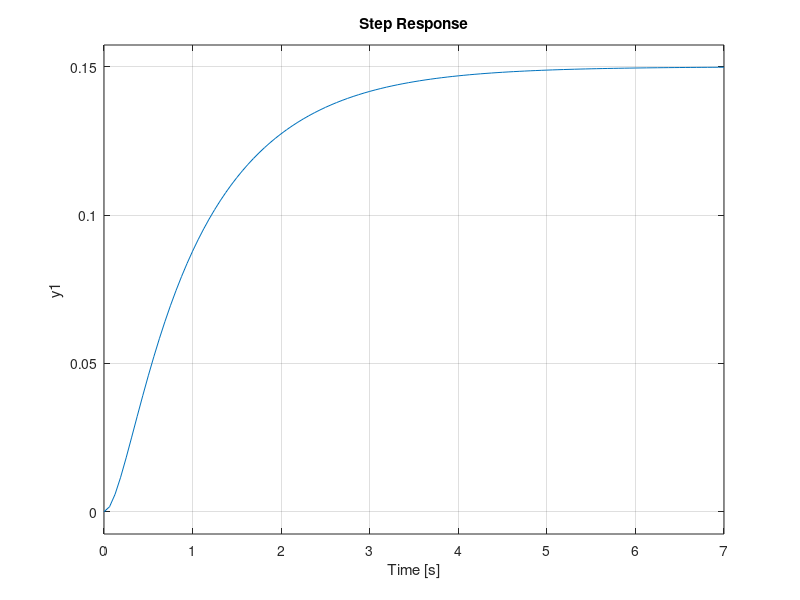
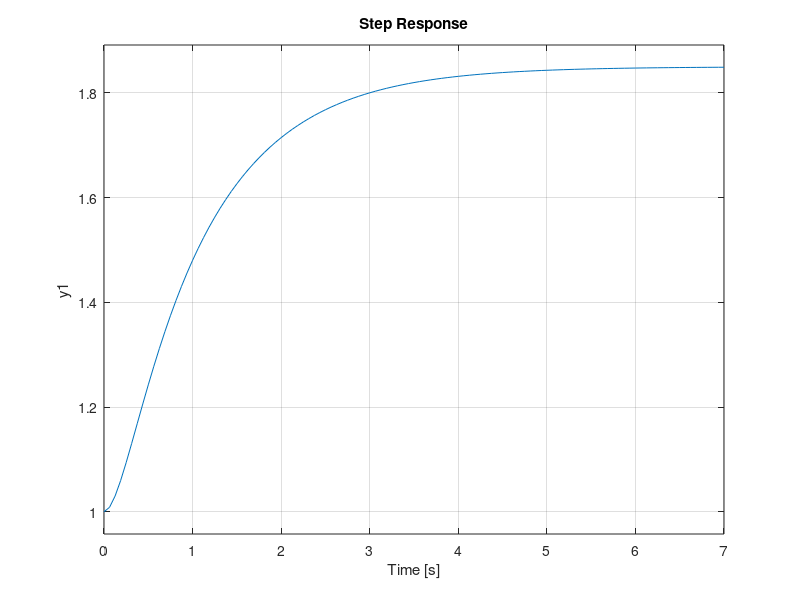
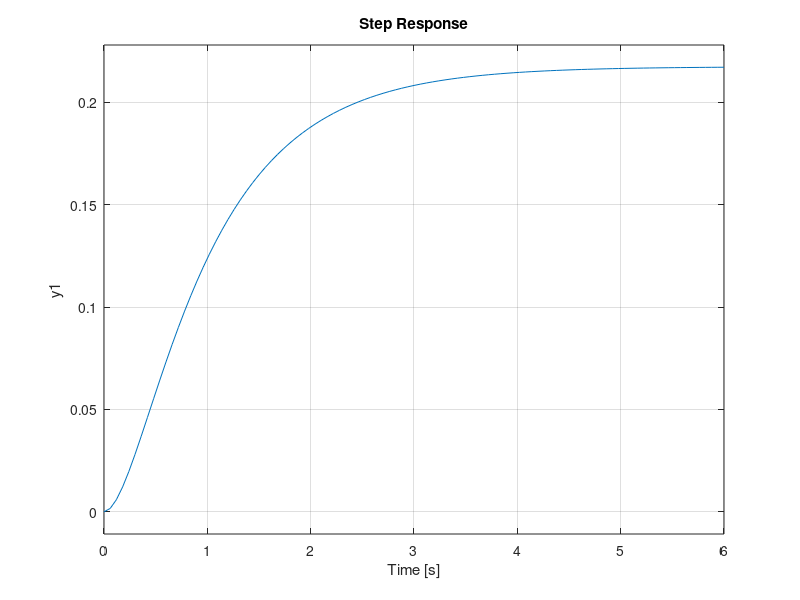

These charts were generated, in order, by the following MATLAB code:
G1 = tf([1], ...
    [1,1]);
G2 = tf([1], ...
    [1,4]);
G3 = tf([1,3], ...
    [1,5]);

%Connect in series
G_mid_series = series(G1,G2);
series_out = series(G_mid_series, G3);
figure(1)
step(series_out)

%Connect in parallel
G_mid_parallel = parallel(G1,G2);
parallel_out = parallel(G_mid_parallel, G3)

figure(2)
step(parallel_out)

%feedback

feedback_out = feedback(G_mid_series, G3);
figure(3)
step(feedback_out)


